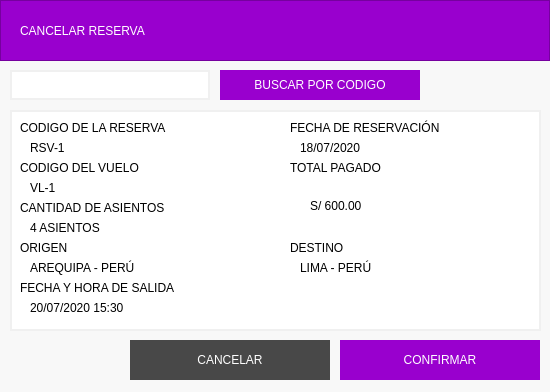
<?xml version="1.0" encoding="UTF-8"?>
<ui version="4.0">
 <class>CancelarReservaView</class>
 <widget class="QWidget" name="CancelarReservaView">
  <property name="geometry">
   <rect>
    <x>0</x>
    <y>0</y>
    <width>550</width>
    <height>392</height>
   </rect>
  </property>
  <property name="windowTitle">
   <string>Form</string>
  </property>
  <property name="styleSheet">
   <string notr="true">background-color: #f8f8f8;</string>
  </property>
  <widget class="QFrame" name="frame">
   <property name="geometry">
    <rect>
     <x>0</x>
     <y>0</y>
     <width>550</width>
     <height>61</height>
    </rect>
   </property>
   <property name="styleSheet">
    <string notr="true">background-color: rgb(153, 0, 206);</string>
   </property>
   <property name="frameShape">
    <enum>QFrame::StyledPanel</enum>
   </property>
   <property name="frameShadow">
    <enum>QFrame::Raised</enum>
   </property>
   <widget class="QLabel" name="label">
    <property name="geometry">
     <rect>
      <x>20</x>
      <y>10</y>
      <width>391</width>
      <height>41</height>
     </rect>
    </property>
    <property name="styleSheet">
     <string notr="true">font: 800 24pt &quot;Roboto&quot;;
color: #FFFFFF;</string>
    </property>
    <property name="text">
     <string>CANCELAR RESERVA</string>
    </property>
   </widget>
  </widget>
  <widget class="QLineEdit" name="txtCodigo">
   <property name="geometry">
    <rect>
     <x>10</x>
     <y>70</y>
     <width>200</width>
     <height>30</height>
    </rect>
   </property>
   <property name="styleSheet">
    <string notr="true">background-color: #ffffff;
border: 2px solid #f0f0f0;
font: 800 12pt &quot;Roboto&quot;;</string>
   </property>
  </widget>
  <widget class="QFrame" name="frame_2">
   <property name="geometry">
    <rect>
     <x>10</x>
     <y>110</y>
     <width>531</width>
     <height>221</height>
    </rect>
   </property>
   <property name="styleSheet">
    <string notr="true">background-color: #ffffff;
border: 2px solid #f0f0f0;</string>
   </property>
   <property name="frameShape">
    <enum>QFrame::StyledPanel</enum>
   </property>
   <property name="frameShadow">
    <enum>QFrame::Raised</enum>
   </property>
   <widget class="QLabel" name="label_2">
    <property name="geometry">
     <rect>
      <x>10</x>
      <y>10</y>
      <width>151</width>
      <height>16</height>
     </rect>
    </property>
    <property name="styleSheet">
     <string notr="true">font: 800 10pt &quot;Roboto&quot;;
border: none;</string>
    </property>
    <property name="text">
     <string>CODIGO DE LA RESERVA</string>
    </property>
   </widget>
   <widget class="QLabel" name="label_3">
    <property name="geometry">
     <rect>
      <x>10</x>
      <y>50</y>
      <width>151</width>
      <height>16</height>
     </rect>
    </property>
    <property name="styleSheet">
     <string notr="true">font: 800 10pt &quot;Roboto&quot;;
border: none;</string>
    </property>
    <property name="text">
     <string>CODIGO DEL VUELO</string>
    </property>
   </widget>
   <widget class="QLabel" name="label_4">
    <property name="geometry">
     <rect>
      <x>10</x>
      <y>90</y>
      <width>151</width>
      <height>16</height>
     </rect>
    </property>
    <property name="styleSheet">
     <string notr="true">font: 800 10pt &quot;Roboto&quot;;
border: none;</string>
    </property>
    <property name="text">
     <string>CANTIDAD DE ASIENTOS</string>
    </property>
   </widget>
   <widget class="QLabel" name="label_5">
    <property name="geometry">
     <rect>
      <x>10</x>
      <y>130</y>
      <width>151</width>
      <height>16</height>
     </rect>
    </property>
    <property name="styleSheet">
     <string notr="true">font: 800 10pt &quot;Roboto&quot;;
border: none;</string>
    </property>
    <property name="text">
     <string>ORIGEN</string>
    </property>
   </widget>
   <widget class="QLabel" name="label_6">
    <property name="geometry">
     <rect>
      <x>280</x>
      <y>130</y>
      <width>151</width>
      <height>16</height>
     </rect>
    </property>
    <property name="styleSheet">
     <string notr="true">font: 800 10pt &quot;Roboto&quot;;
border: none;</string>
    </property>
    <property name="text">
     <string>DESTINO</string>
    </property>
   </widget>
   <widget class="QLabel" name="label_7">
    <property name="geometry">
     <rect>
      <x>10</x>
      <y>170</y>
      <width>181</width>
      <height>16</height>
     </rect>
    </property>
    <property name="styleSheet">
     <string notr="true">font: 800 10pt &quot;Roboto&quot;;
border: none;</string>
    </property>
    <property name="text">
     <string>FECHA Y HORA DE SALIDA</string>
    </property>
   </widget>
   <widget class="QLabel" name="label_8">
    <property name="geometry">
     <rect>
      <x>280</x>
      <y>10</y>
      <width>181</width>
      <height>16</height>
     </rect>
    </property>
    <property name="styleSheet">
     <string notr="true">font: 800 10pt &quot;Roboto&quot;;
border: none;</string>
    </property>
    <property name="text">
     <string>FECHA DE RESERVACIÓN</string>
    </property>
   </widget>
   <widget class="QLabel" name="label_9">
    <property name="geometry">
     <rect>
      <x>280</x>
      <y>50</y>
      <width>181</width>
      <height>16</height>
     </rect>
    </property>
    <property name="styleSheet">
     <string notr="true">font: 800 10pt &quot;Roboto&quot;;
border: none;</string>
    </property>
    <property name="text">
     <string>TOTAL PAGADO</string>
    </property>
   </widget>
   <widget class="QLabel" name="lblCodigoReserva">
    <property name="geometry">
     <rect>
      <x>20</x>
      <y>30</y>
      <width>151</width>
      <height>16</height>
     </rect>
    </property>
    <property name="styleSheet">
     <string notr="true">font: 10pt &quot;Roboto&quot;;
border: none;</string>
    </property>
    <property name="text">
     <string>RSV-1</string>
    </property>
   </widget>
   <widget class="QLabel" name="lblCodigoVuelo">
    <property name="geometry">
     <rect>
      <x>20</x>
      <y>70</y>
      <width>151</width>
      <height>16</height>
     </rect>
    </property>
    <property name="styleSheet">
     <string notr="true">font: 10pt &quot;Roboto&quot;;
border: none;</string>
    </property>
    <property name="text">
     <string>VL-1</string>
    </property>
   </widget>
   <widget class="QLabel" name="lblAsientos">
    <property name="geometry">
     <rect>
      <x>20</x>
      <y>110</y>
      <width>151</width>
      <height>16</height>
     </rect>
    </property>
    <property name="styleSheet">
     <string notr="true">font: 10pt &quot;Roboto&quot;;
border: none;</string>
    </property>
    <property name="text">
     <string>4 ASIENTOS</string>
    </property>
   </widget>
   <widget class="QLabel" name="lblOrigen">
    <property name="geometry">
     <rect>
      <x>20</x>
      <y>150</y>
      <width>151</width>
      <height>16</height>
     </rect>
    </property>
    <property name="styleSheet">
     <string notr="true">font: 10pt &quot;Roboto&quot;;
border: none;</string>
    </property>
    <property name="text">
     <string>AREQUIPA - PERÚ</string>
    </property>
   </widget>
   <widget class="QLabel" name="lblFechaVuelo">
    <property name="geometry">
     <rect>
      <x>20</x>
      <y>190</y>
      <width>151</width>
      <height>16</height>
     </rect>
    </property>
    <property name="styleSheet">
     <string notr="true">font: 10pt &quot;Roboto&quot;;
border: none;</string>
    </property>
    <property name="text">
     <string>20/07/2020 15:30</string>
    </property>
   </widget>
   <widget class="QLabel" name="lblFechaReserva">
    <property name="geometry">
     <rect>
      <x>290</x>
      <y>30</y>
      <width>151</width>
      <height>16</height>
     </rect>
    </property>
    <property name="styleSheet">
     <string notr="true">font: 10pt &quot;Roboto&quot;;
border: none;</string>
    </property>
    <property name="text">
     <string>18/07/2020</string>
    </property>
   </widget>
   <widget class="QLabel" name="lblDestino">
    <property name="geometry">
     <rect>
      <x>290</x>
      <y>150</y>
      <width>151</width>
      <height>16</height>
     </rect>
    </property>
    <property name="styleSheet">
     <string notr="true">font: 10pt &quot;Roboto&quot;;
border: none;</string>
    </property>
    <property name="text">
     <string>LIMA - PERÚ</string>
    </property>
   </widget>
   <widget class="QLabel" name="lblPrecioTotal">
    <property name="geometry">
     <rect>
      <x>300</x>
      <y>80</y>
      <width>201</width>
      <height>31</height>
     </rect>
    </property>
    <property name="styleSheet">
     <string notr="true">font: 800 24pt &quot;Roboto&quot;;
border: none;</string>
    </property>
    <property name="text">
     <string>S/ 600.00</string>
    </property>
   </widget>
  </widget>
  <widget class="QPushButton" name="btnCancelar">
   <property name="enabled">
    <bool>true</bool>
   </property>
   <property name="geometry">
    <rect>
     <x>130</x>
     <y>340</y>
     <width>200</width>
     <height>40</height>
    </rect>
   </property>
   <property name="styleSheet">
    <string notr="true">QPushButton{
background-color: #484848;
color: #ffffff;
font: 800 10pt &quot;Roboto&quot;;
border:none;
transition: all .5s;
}

QPushButton:hover{
	background-color: #333232
}

QPushButton:pressed{
	background-color: #484848;
}</string>
   </property>
   <property name="text">
    <string>CANCELAR</string>
   </property>
  </widget>
  <widget class="QPushButton" name="btnConfirmar">
   <property name="enabled">
    <bool>false</bool>
   </property>
   <property name="geometry">
    <rect>
     <x>340</x>
     <y>340</y>
     <width>200</width>
     <height>40</height>
    </rect>
   </property>
   <property name="styleSheet">
    <string notr="true">QPushButton{
background-color: #9900CE;
color: #ffffff;
font: 800 10pt &quot;Roboto&quot;;
border:none;
transition: all .5s;
}

QPushButton:hover{
	background-color: #6B0C8C
}

QPushButton:pressed{
	background-color: #A30DD8;
}</string>
   </property>
   <property name="text">
    <string>CONFIRMAR</string>
   </property>
  </widget>
  <widget class="QPushButton" name="btnBuscar">
   <property name="geometry">
    <rect>
     <x>220</x>
     <y>70</y>
     <width>200</width>
     <height>30</height>
    </rect>
   </property>
   <property name="styleSheet">
    <string notr="true">QPushButton{
background-color: #9900CE;
color: #ffffff;
font: 800 10pt &quot;Roboto&quot;;
border:none;
transition: all .5s;
}

QPushButton:hover{
	background-color: #6B0C8C
}

QPushButton:pressed{
	background-color: #A30DD8;
}</string>
   </property>
   <property name="text">
    <string>BUSCAR POR CODIGO</string>
   </property>
  </widget>
 </widget>
 <resources/>
 <connections/>
</ui>
